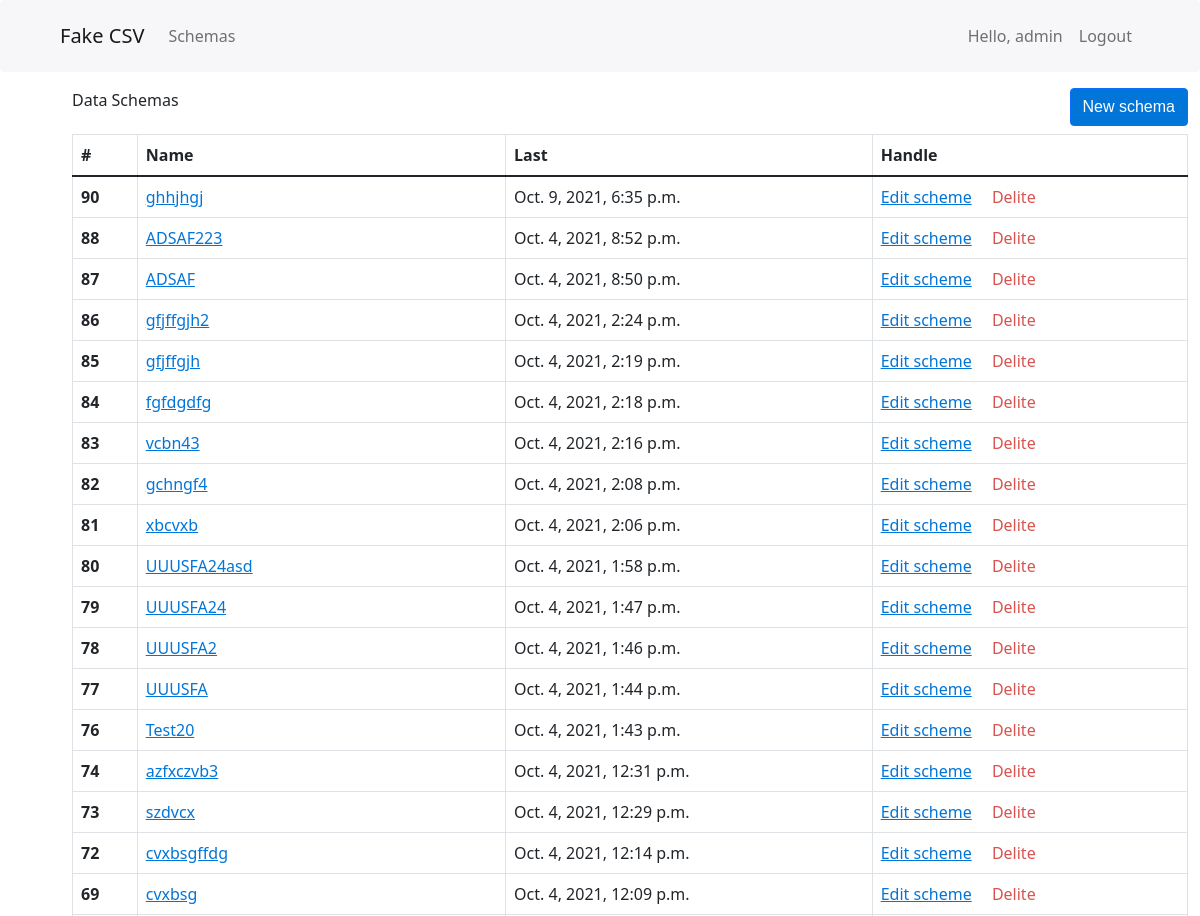
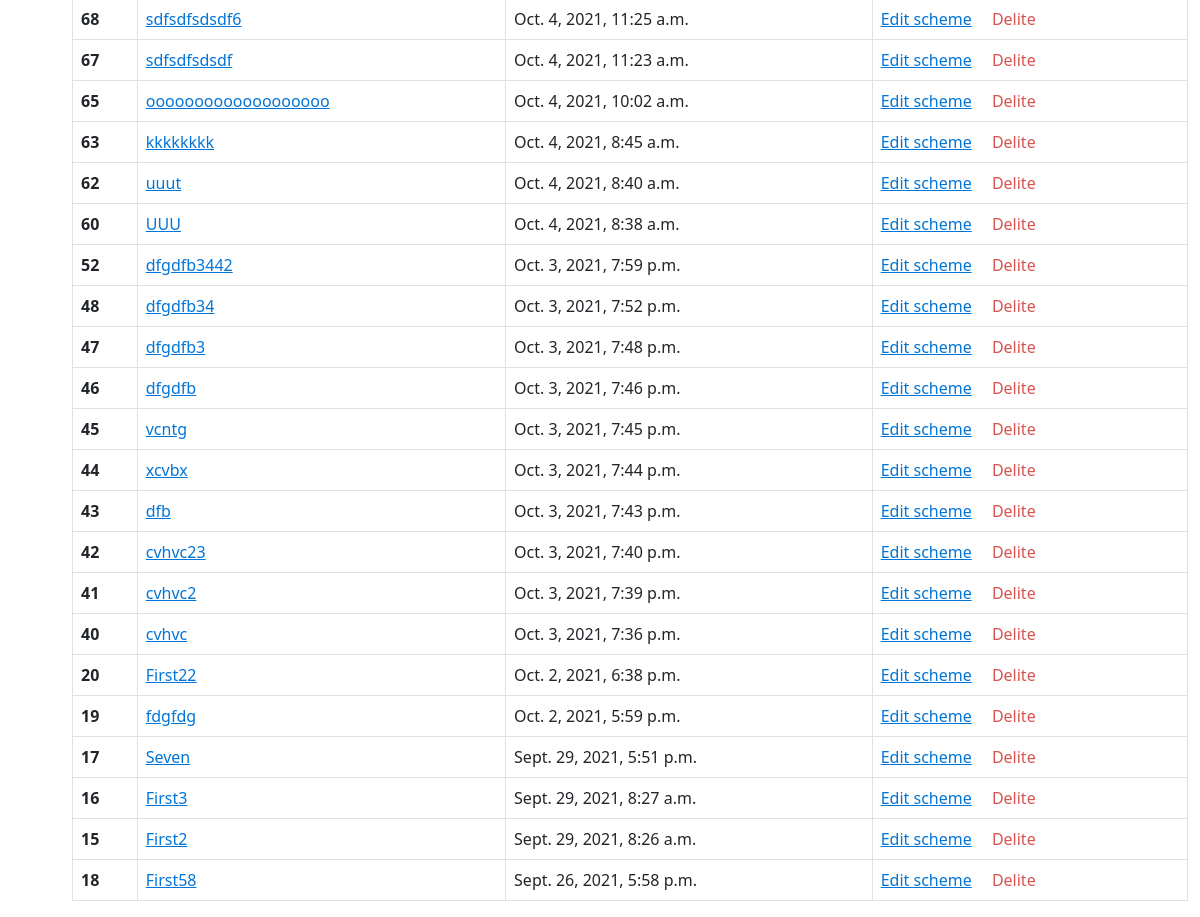
The app's page / (signed in) with its own data (2 pictures, top to bottom).
### dumy/models.py (models this page shows, shortened)
class Schema(models.Model):
    SEPARATORS = (
        ('comma', 'Comma (,)'),
        ('sіemicolon', 'Semicolon (;)'),
    )
    STRINGS_CHARAKTERS = (
        ('duble-quote', 'Double-quote (“)'),
    )
    id = models.AutoField(primary_key=True, blank=True)
    schame_name = models.CharField(max_length=100)
    column_separator = models.CharField(max_length=20, choices=SEPARATORS, default='comma')
    string_character = models.CharField(max_length=20, choices=STRINGS_CHARAKTERS, default='duble-quote')
    updated = models.DateTimeField(auto_now=True)
    user = models.ForeignKey(User, related_name='schemas', on_delete=models.DO_NOTHING)
    class Meta:
        unique_together = ['user', 'schame_name']
        ordering = ['-updated']

### dumy/views.py (the view)
# urls.py: path('', views.dashboard, name='dashboard'),
@login_required
def dashboard(request):
    list = Schema.objects.filter(user=request.user)
    return render(request, 'account/dashboard.html', {'schemas_list': list})

### dumy/templates/account/dashboard.html (shortened to what this page needs)
{% extends "base.html" %}
{% block content %}
    <div class="row mt-3 mb-2">
        <div class="col">
            Data Schemas
        </div>
        <div class="col d-flex flex-row-reverse">
            <a href="{% url 'new_schema' %}" class="btn btn-primary f-f blue" style="float: right; background: #0275D8;" >New schema</a>
        </div>
    </div>
    <div class="row">
        <div class="col">
            <table class="table table-bordered">
                <thead>
                <tr>
                    <th scope="col">#</th>
                    <th scope="col">Name</th>
                    <th scope="col">Last</th>
                    <th scope="col">Handle</th>
                </tr>
                </thead>
                <tbody>
                    {% for schema in schemas_list %}
                        <tr>
                            <th scope="row">{{schema.id}}</th>
                            <td><a style="color: #0275D8;" href="{% url 'schema_sets' schema.id request.user.username %}">{{schema.schame_name}}</a></td>
                            <td>{{schema.updated}}</td>
                            <td><div class="mr-2 d-inline"><a style="color: #0275D8;"
                                                              href="{% url 'edit_schema' schema.id request.user.username%}">Edit scheme</a></div>
                                <div class="d-inline"><a style="color: #D9534F;" >Delite</a></div></td>
                        </tr>
                    {% endfor %}
                </tbody>
            </table>
        </div>
    </div>
{% endblock %}

### dumy/templates/base.html (shortened to what this page needs)
<!doctype html>
<html lang="en">
<head>
    <link href="https://cdn.jsdelivr.net/npm/bootstrap@5.1.1/dist/css/bootstrap.min.css" rel="stylesheet"
>
</head>
<body>
<nav class="navbar navbar-expand-lg navbar-light justify-content-between m rounded" style="background-color: #F7F7F9;">
    <a class="navbar-brand" href="#">Fake CSV</a>
    <div class="collapse navbar-collapse justify-content-between" id="navbarText">
        <ul class="navbar-nav mr-auto">
            <li class="nav-item active">
                <a class="nav-link" href="#"><span class="sr-only">Schemas</span></a>
            </li>
        </ul>
        <span class="navbar-text">
                <ul class="navbar-nav mr-auto">
                  <li class="nav-item active">
                      <a class="nav-link" href="#">Hello, {{ request.user }}</a>
                  </li>
                    <li class="nav-item active">
                      <a class="nav-link" href="{% url 'logout' %}">Logout</a>
                  </li>
                </ul>
              </span>
    </div>
</nav>
<div class="container" style="margin-left: 5%; margin-right: 10%;">
    {% block content %}
    {% endblock %}
</div>
</body>
</html>

### dumy/templates/base.html (style rules this page uses)
.m { padding-left: 5%; padding-right: 5%; background-color: blueviolet; }
.f-f { font-family: Helvetica; }
.mr-2 { margin-right: 1rem; }

### records on screen
Schema: id "90", schame_name "ghhjhgj", updated "Oct. 9, 2021, 6:35 p.m."
Schema: id "88", schame_name "ADSAF223", updated "Oct. 4, 2021, 8:52 p.m."
Schema: id "87", schame_name "ADSAF", updated "Oct. 4, 2021, 8:50 p.m."
Schema: id "86", schame_name "gfjffgjh2", updated "Oct. 4, 2021, 2:24 p.m."
Schema: id "85", schame_name "gfjffgjh", updated "Oct. 4, 2021, 2:19 p.m."
Schema: id "84", schame_name "fgfdgdfg", updated "Oct. 4, 2021, 2:18 p.m."
Schema: id "83", schame_name "vcbn43", updated "Oct. 4, 2021, 2:16 p.m."
Schema: id "82", schame_name "gchngf4", updated "Oct. 4, 2021, 2:08 p.m."
Schema: id "81", schame_name "xbcvxb", updated "Oct. 4, 2021, 2:06 p.m."
Schema: id "80", schame_name "UUUSFA24asd", updated "Oct. 4, 2021, 1:58 p.m."
Schema: id "79", schame_name "UUUSFA24", updated "Oct. 4, 2021, 1:47 p.m."
Schema: id "78", schame_name "UUUSFA2", updated "Oct. 4, 2021, 1:46 p.m."
Schema: id "77", schame_name "UUUSFA", updated "Oct. 4, 2021, 1:44 p.m."
Schema: id "76", schame_name "Test20", updated "Oct. 4, 2021, 1:43 p.m."
Schema: id "74", schame_name "azfxczvb3", updated "Oct. 4, 2021, 12:31 p.m."
Schema: id "73", schame_name "szdvcx", updated "Oct. 4, 2021, 12:29 p.m."
Schema: id "72", schame_name "cvxbsgffdg", updated "Oct. 4, 2021, 12:14 p.m."
Schema: id "69", schame_name "cvxbsg", updated "Oct. 4, 2021, 12:09 p.m."
Schema: id "68", schame_name "sdfsdfsdsdf6", updated "Oct. 4, 2021, 11:25 a.m."
Schema: id "67", schame_name "sdfsdfsdsdf", updated "Oct. 4, 2021, 11:23 a.m."
Schema: id "65", schame_name "ooooooooooooooooooo", updated "Oct. 4, 2021, 10:02 a.m."
Schema: id "63", schame_name "kkkkkkkk", updated "Oct. 4, 2021, 8:45 a.m."
Schema: id "62", schame_name "uuut", updated "Oct. 4, 2021, 8:40 a.m."
Schema: id "60", schame_name "UUU", updated "Oct. 4, 2021, 8:38 a.m."
Schema: id "52", schame_name "dfgdfb3442", updated "Oct. 3, 2021, 7:59 p.m."
Schema: id "48", schame_name "dfgdfb34", updated "Oct. 3, 2021, 7:52 p.m."
Schema: id "47", schame_name "dfgdfb3", updated "Oct. 3, 2021, 7:48 p.m."
Schema: id "46", schame_name "dfgdfb", updated "Oct. 3, 2021, 7:46 p.m."
Schema: id "45", schame_name "vcntg", updated "Oct. 3, 2021, 7:45 p.m."
Schema: id "44", schame_name "xcvbx", updated "Oct. 3, 2021, 7:44 p.m."
Schema: id "43", schame_name "dfb", updated "Oct. 3, 2021, 7:43 p.m."
Schema: id "42", schame_name "cvhvc23", updated "Oct. 3, 2021, 7:40 p.m."
Schema: id "41", schame_name "cvhvc2", updated "Oct. 3, 2021, 7:39 p.m."
Schema: id "40", schame_name "cvhvc", updated "Oct. 3, 2021, 7:36 p.m."
Schema: id "20", schame_name "First22", updated "Oct. 2, 2021, 6:38 p.m."
Schema: id "19", schame_name "fdgfdg", updated "Oct. 2, 2021, 5:59 p.m."
Schema: id "17", schame_name "Seven", updated "Sept. 29, 2021, 5:51 p.m."
Schema: id "16", schame_name "First3", updated "Sept. 29, 2021, 8:27 a.m."
Schema: id "15", schame_name "First2", updated "Sept. 29, 2021, 8:26 a.m."
Schema: id "18", schame_name "First58", updated "Sept. 26, 2021, 5:58 p.m."

### other values on screen
{{ request.user }} "admin"
